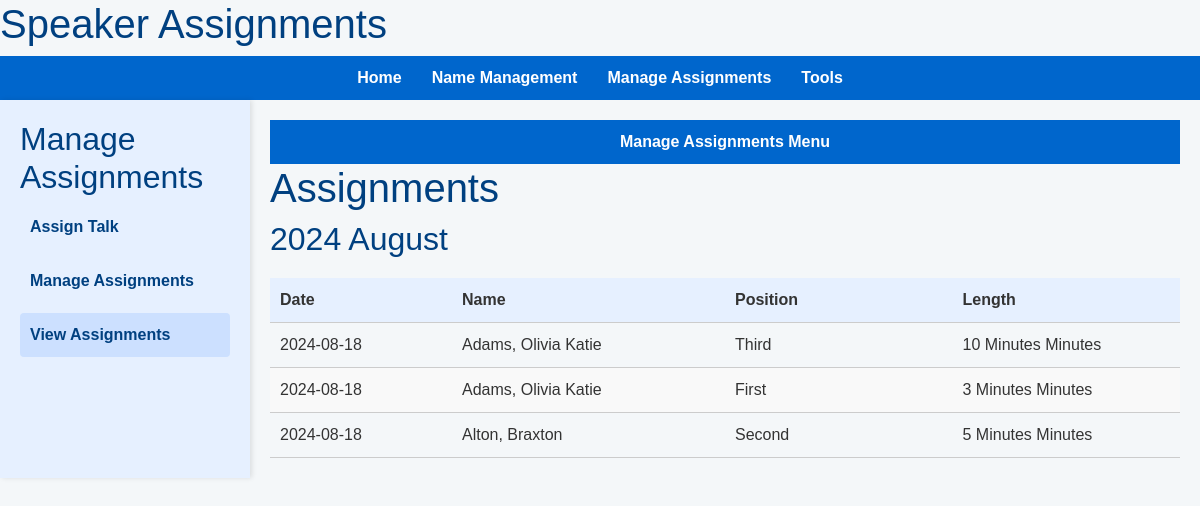
Page /view/assignments on the earlier database version.
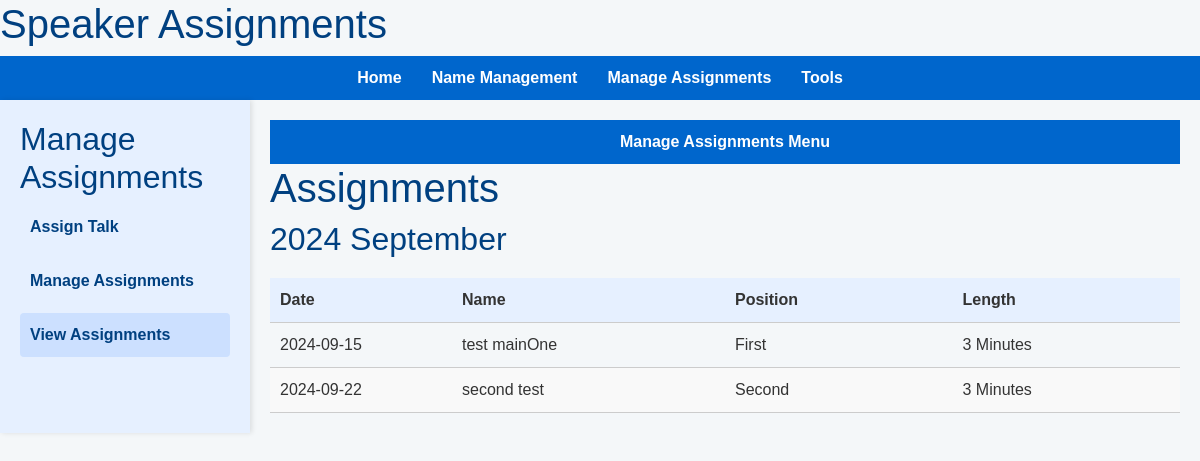
Same page on the later database version.
### app/models.py (models this page shows)
class TalkAssignment(db.Model):
    id = db.Column(db.Integer, primary_key=True)
    speaker_id = db.Column(db.Integer, db.ForeignKey('record.id'), nullable=False)
    date = db.Column(db.Date, nullable=False)
    speaker_pos = db.Column(db.String(50), nullable=False)
    talk_length = db.Column(db.String(20), nullable=False)
    theme_id = db.Column(db.Integer, db.ForeignKey('theme.id'), nullable=True)
    topic_id = db.Column(db.Integer, db.ForeignKey('topic.id'), nullable=True)

class Record(db.Model):
    id = db.Column(db.Integer, primary_key=True)
    name = db.Column(db.String(80), unique=True, nullable=False)
    exception = db.Column(db.String(20), nullable=True)
    assignments = db.relationship('TalkAssignment', backref='speaker', lazy=True)

### app/routes/view.py (the view)
@bp.route('/assignments', methods=['GET'])
def view_assignments():
    assignments_query = TalkAssignment.query.filter(TalkAssignment.date != None).order_by(TalkAssignment.date).all()
    assignments = {}
    for assignment in assignments_query:
        date = assignment.date
        year_month = date.strftime('%Y %B')  # Format: '2024 August'
        if year_month not in assignments:
            assignments[year_month] = []
        assignments[year_month].append(assignment)
    return render_template('view_assignments.html', assignments=assignments)

### app/templates/view_assignments.html
{% extends "base.html" %}
{% block content %}
    {% include '_navigation.html' %}
    <h1>Assignments</h1>
    {% for year_month, assignments_list in assignments.items() %}
        <h2>{{ year_month }}</h2>
        <table>
            <thead>
                <tr>
                    <th style="width: 20%;">Date</th>
                    <th style="width: 30%;">Name</th>
                    <th style="width: 25%;">Position</th>
                    <th style="width: 25%;">Length</th>
                </tr>
            </thead>
            <tbody>
                {% for assignment in assignments_list %}
                    <tr>
                        <td>{{ assignment.date.strftime('%Y-%m-%d') }}</td>
                        <td>{{ assignment.speaker.name }}</td>
                        <td>{{ assignment.speaker_pos }}</td>
                        <td>{{ assignment.talk_length }} Minutes</td>
                    </tr>
                {% endfor %}
            </tbody>
        </table>
    {% endfor %}
{% endblock %}

Differences in the rows shown:
removed TalkAssignment: date "2024-08-18", speaker.name "Adams, Olivia Katie", speaker_pos "Third", talk_length "10 Minutes", shown under "2024 August"
removed TalkAssignment: date "2024-08-18", speaker.name "Adams, Olivia Katie", speaker_pos "First", talk_length "3 Minutes", shown under "2024 August"
removed TalkAssignment: date "2024-08-18", speaker.name "Alton, Braxton", speaker_pos "Second", talk_length "5 Minutes", shown under "2024 August"
added TalkAssignment: date "2024-09-15", speaker.name "test mainOne", speaker_pos "First", talk_length "3", shown under "2024 September"
added TalkAssignment: date "2024-09-22", speaker.name "second test", speaker_pos "Second", talk_length "3", shown under "2024 September"
Other differences:
new list line: "2024 September Date Name Position Length"
list line gone: "2024 August Date Name Position Length"
